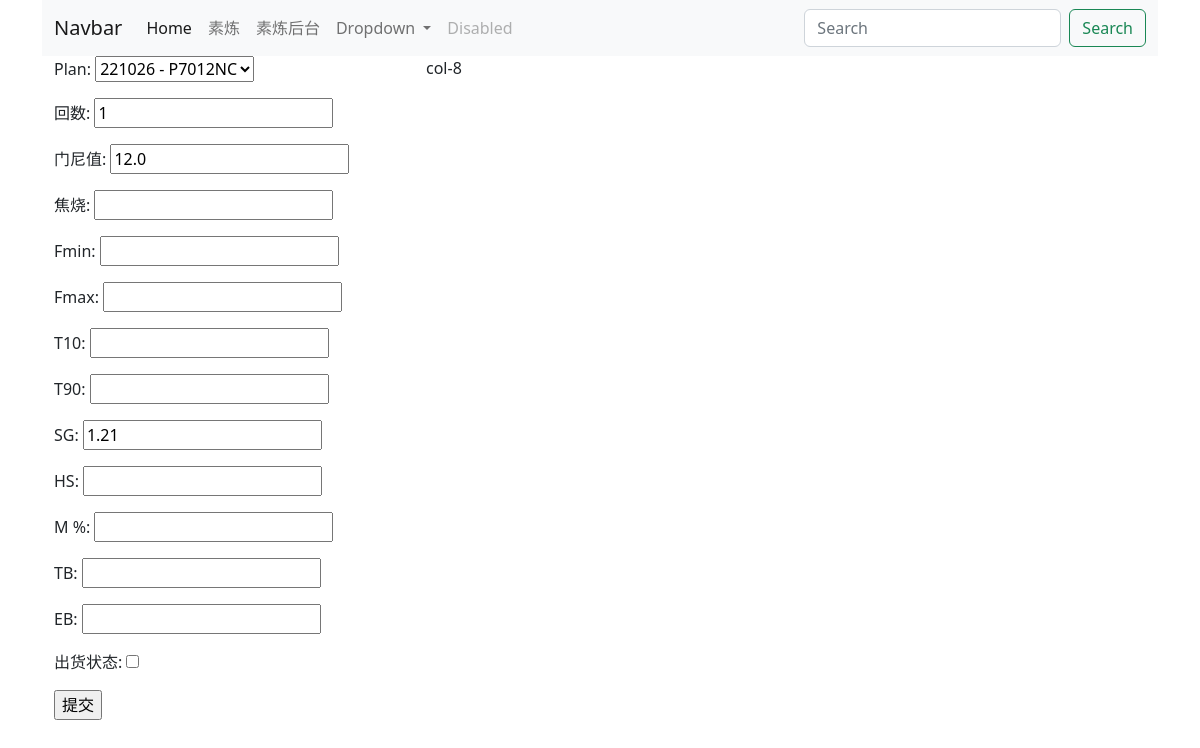
The app's page /mixb/test/5/1/ with its own data.
### mixb/models.py (models this page shows, shortened)
class TestResult(models.Model):
    plan = models.ForeignKey(Schedule, on_delete=models.PROTECT)
    batch = models.IntegerField(null=True, blank=True, verbose_name='回数')
    mv = models.FloatField(null=True, blank=True, verbose_name='门尼值')
    scorch = models.FloatField(null=True, blank=True, verbose_name='焦烧')
    fmin = models.FloatField(null=True, blank=True, verbose_name='Fmin')
    fmax = models.FloatField(null=True, blank=True, verbose_name='Fmax')
    t10 = models.FloatField(null=True, blank=True, verbose_name='T10')
    t90 = models.FloatField(null=True, blank=True, verbose_name='T90')
    sg = models.FloatField(null=True, blank=True, verbose_name='SG')
    hs = models.FloatField(null=True, blank=True, verbose_name='HS')
    m_percent = models.FloatField(null=True, blank=True, verbose_name='M %')
    tb = models.FloatField(null=True, blank=True, verbose_name='TB')
    eb = models.FloatField(null=True, blank=True, verbose_name='EB')
    shipment_status = models.BooleanField(default=False, verbose_name='出货状态')
    class Meta:
        verbose_name = verbose_name_plural = '检查明细'
        ordering = ('batch',)

### mixb/views.py (the view, shortened to what this page needs)
# urls.py: path('test/<int:schedule_id>/<int:batch_no>/', views.test, name='test'),
def test(request, schedule_id, batch_no):
    schedule = get_object_or_404(Schedule, pk=schedule_id)
    try:
        batch_result = TestResult.objects.get(plan=schedule_id, batch=batch_no)
        form = TestForm(initial={'plan': schedule.id, 'batch': batch_no}, instance=batch_result)
        types = 'edit'
    except:
        form = TestForm(request.POST or None, initial={'plan': schedule.id, 'batch': batch_no})
        types = 'create'
    if types == 'edit':
        if request.method == 'POST':
            form = TestForm(request.POST, instance=batch_result)
            if form.is_valid():
                form.save()
                batch_no = int(request.POST['batch'])
                return HttpResponseRedirect(reverse('mixb:test', args=(schedule_id, batch_no+1)))
    context = {
        'form': form,
        'detail': schedule,
    }
    return render(request, 'mixb/test.html', context)

### mixb/forms.py
class TestForm(ModelForm):
    class Meta:
        model = TestResult
        fields = '__all__'

### mixb/models.py (called while the page is built)
    def __str__(self):
        return str(self.lot) + " - " + self.item.name

### mixb/templates/mixb/test.html (shortened to what this page needs)
{% extends 'header.html' %}
{% block content %}
<div class="container">
    <div class="row">
        <div class="col-4">
            <form action="" method="post">
                {{ form.as_p }}
                <input type="submit" value="提交">
            </form>
        </div>
        <div class="col-8">
            col-8
        </div>
    </div>
</div>
{% endblock content %}

### records on screen
TestResult: plan "221026 - P7012NC", batch "1", mv "12.0", sg "1.21"
